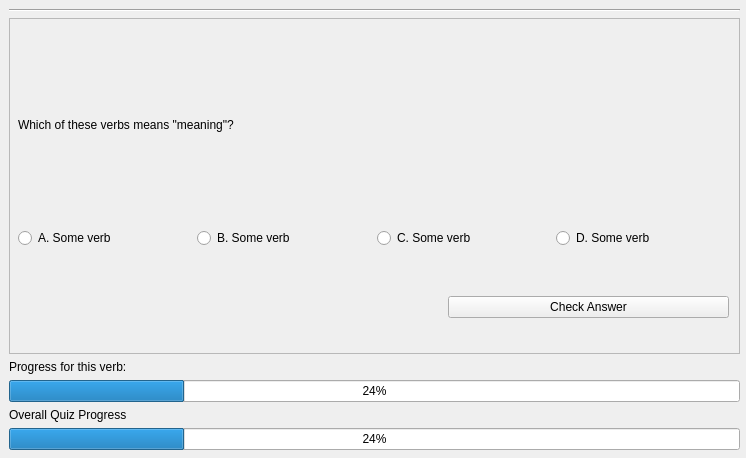
<?xml version="1.0" encoding="UTF-8"?>
<ui version="4.0">
 <class>QrusKeyVerbQuizWindow</class>
 <widget class="QWidget" name="QrusKeyVerbQuizWindow">
  <property name="geometry">
   <rect>
    <x>0</x>
    <y>0</y>
    <width>746</width>
    <height>458</height>
   </rect>
  </property>
  <property name="windowTitle">
   <string>RusKey Verb Quiz</string>
  </property>
  <widget class="QWidget" name="gridLayoutWidget">
   <property name="geometry">
    <rect>
     <x>9</x>
     <y>9</y>
     <width>731</width>
     <height>441</height>
    </rect>
   </property>
   <layout class="QGridLayout" name="gridLayout">
    <item row="5" column="0">
     <widget class="QProgressBar" name="progressBar_2">
      <property name="value">
       <number>24</number>
      </property>
     </widget>
    </item>
    <item row="2" column="0">
     <widget class="QLabel" name="label">
      <property name="sizePolicy">
       <sizepolicy hsizetype="Preferred" vsizetype="Fixed">
        <horstretch>0</horstretch>
        <verstretch>0</verstretch>
       </sizepolicy>
      </property>
      <property name="text">
       <string>Progress for this verb:</string>
      </property>
     </widget>
    </item>
    <item row="4" column="0">
     <widget class="QLabel" name="label_2">
      <property name="sizePolicy">
       <sizepolicy hsizetype="Preferred" vsizetype="Fixed">
        <horstretch>0</horstretch>
        <verstretch>0</verstretch>
       </sizepolicy>
      </property>
      <property name="text">
       <string>Overall Quiz Progress</string>
      </property>
     </widget>
    </item>
    <item row="0" column="0">
     <widget class="Line" name="line">
      <property name="orientation">
       <enum>Qt::Horizontal</enum>
      </property>
     </widget>
    </item>
    <item row="3" column="0">
     <widget class="QProgressBar" name="progressBar">
      <property name="value">
       <number>24</number>
      </property>
     </widget>
    </item>
    <item row="1" column="0">
     <widget class="QFrame" name="frame">
      <property name="frameShape">
       <enum>QFrame::StyledPanel</enum>
      </property>
      <property name="frameShadow">
       <enum>QFrame::Raised</enum>
      </property>
      <widget class="QWidget" name="gridLayoutWidget_2">
       <property name="geometry">
        <rect>
         <x>9</x>
         <y>9</y>
         <width>711</width>
         <height>221</height>
        </rect>
       </property>
       <layout class="QGridLayout" name="gridLayout_2">
        <item row="1" column="0" colspan="4">
         <widget class="QLabel" name="QMultipleChoiceMeaningLabel">
          <property name="text">
           <string>Which of these verbs means &quot;meaning&quot;?</string>
          </property>
         </widget>
        </item>
        <item row="2" column="2">
         <widget class="QRadioButton" name="QMultipleChoiceC">
          <property name="text">
           <string>C. Some verb</string>
          </property>
         </widget>
        </item>
        <item row="2" column="0">
         <widget class="QRadioButton" name="QMultipleChoiceA">
          <property name="text">
           <string>A. Some verb</string>
          </property>
         </widget>
        </item>
        <item row="2" column="1">
         <widget class="QRadioButton" name="QMultipleChoiceB">
          <property name="text">
           <string>B. Some verb</string>
          </property>
         </widget>
        </item>
        <item row="2" column="3">
         <widget class="QRadioButton" name="QMultipleChoiceD">
          <property name="text">
           <string>D. Some verb</string>
          </property>
         </widget>
        </item>
       </layout>
      </widget>
      <widget class="QWidget" name="gridLayoutWidget_3">
       <property name="geometry">
        <rect>
         <x>439</x>
         <y>259</y>
         <width>281</width>
         <height>61</height>
        </rect>
       </property>
       <layout class="QGridLayout" name="gridLayout_3">
        <item row="0" column="0">
         <widget class="QPushButton" name="QCheckAnswer">
          <property name="text">
           <string>Check Answer</string>
          </property>
         </widget>
        </item>
       </layout>
      </widget>
     </widget>
    </item>
   </layout>
  </widget>
 </widget>
 <resources/>
 <connections/>
</ui>
